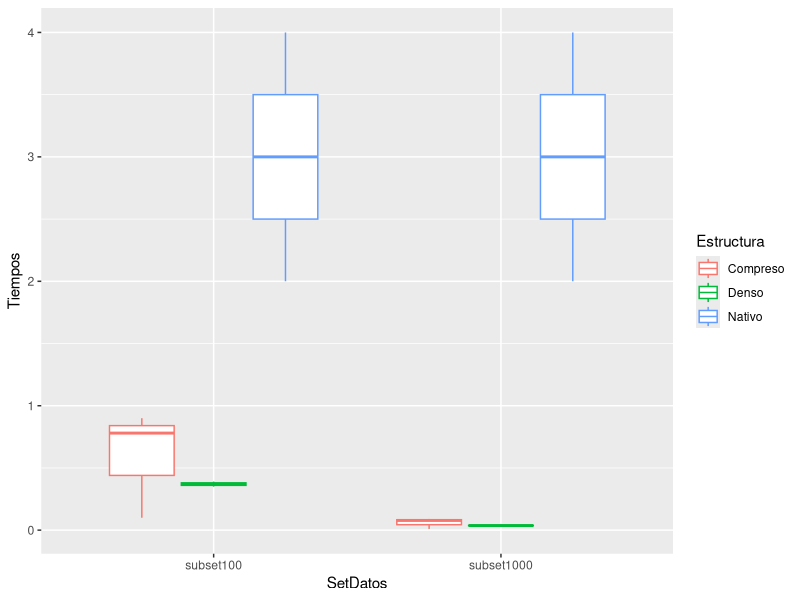

Reproduce this figure in R.
## ---- chunk 1
library(ggplot2)
datos <- read.csv("./example.csv",sep = ";")
## ---- chunk 2
data <- datos
#data$Proportion[data$Proportion > 1] <- 1 # Acota a 1
## ---- chunk 3
ggplot(data, aes(x=SetDatos, y=Tiempos, color=Estructura))+#,color = interaction(Method,Adaptive.or.Fixed))) + 
  geom_boxplot() #+ 
  #facet_grid(Calculated.Over ~ Neural.Network) 

